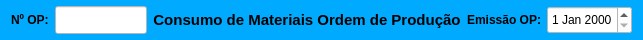
     <widget class="QWidget" name="widget_cabecalho" native="true">
      <property name="sizePolicy">
       <sizepolicy hsizetype="Preferred" vsizetype="Preferred">
        <horstretch>0</horstretch>
        <verstretch>0</verstretch>
       </sizepolicy>
      </property>
      <property name="minimumSize">
       <size>
        <width>0</width>
        <height>40</height>
       </size>
      </property>
      <property name="maximumSize">
       <size>
        <width>16777215</width>
        <height>40</height>
       </size>
      </property>
      <property name="styleSheet">
       <string notr="true">background-color: rgb(0, 170, 255);</string>
      </property>
      <layout class="QHBoxLayout" name="horizontalLayout">
       <property name="topMargin">
        <number>6</number>
       </property>
       <property name="bottomMargin">
        <number>6</number>
       </property>
       <item>
        <widget class="QLabel" name="label_3">
         <property name="sizePolicy">
          <sizepolicy hsizetype="Preferred" vsizetype="Preferred">
           <horstretch>0</horstretch>
           <verstretch>0</verstretch>
          </sizepolicy>
         </property>
         <property name="minimumSize">
          <size>
           <width>0</width>
           <height>0</height>
          </size>
         </property>
         <property name="maximumSize">
          <size>
           <width>45</width>
           <height>16777215</height>
          </size>
         </property>
         <property name="font">
          <font>
           <pointsize>9</pointsize>
           <weight>75</weight>
           <bold>true</bold>
          </font>
         </property>
         <property name="text">
          <string>Nº OP:</string>
         </property>
         <property name="alignment">
          <set>Qt::AlignLeading|Qt::AlignLeft|Qt::AlignVCenter</set>
         </property>
        </widget>
       </item>
       <item>
        <widget class="QLineEdit" name="line_Num_OP">
         <property name="sizePolicy">
          <sizepolicy hsizetype="Preferred" vsizetype="Preferred">
           <horstretch>0</horstretch>
           <verstretch>0</verstretch>
          </sizepolicy>
         </property>
         <property name="maximumSize">
          <size>
           <width>92</width>
           <height>16777215</height>
          </size>
         </property>
         <property name="font">
          <font>
           <pointsize>12</pointsize>
          </font>
         </property>
         <property name="styleSheet">
          <string notr="true">background-color: rgb(255, 255, 255);</string>
         </property>
         <property name="inputMask">
          <string/>
         </property>
         <property name="text">
          <string/>
         </property>
         <property name="frame">
          <bool>true</bool>
         </property>
         <property name="echoMode">
          <enum>QLineEdit::Normal</enum>
         </property>
         <property name="alignment">
          <set>Qt::AlignCenter</set>
         </property>
         <property name="dragEnabled">
          <bool>false</bool>
         </property>
         <property name="placeholderText">
          <string/>
         </property>
        </widget>
       </item>
       <item>
        <widget class="QLabel" name="label_13">
         <property name="sizePolicy">
          <sizepolicy hsizetype="Preferred" vsizetype="Preferred">
           <horstretch>0</horstretch>
           <verstretch>0</verstretch>
          </sizepolicy>
         </property>
         <property name="minimumSize">
          <size>
           <width>0</width>
           <height>0</height>
          </size>
         </property>
         <property name="font">
          <font>
           <pointsize>11</pointsize>
           <weight>75</weight>
           <bold>true</bold>
          </font>
         </property>
         <property name="text">
          <string>Consumo de Materiais Ordem de Produção</string>
         </property>
         <property name="alignment">
          <set>Qt::AlignCenter</set>
         </property>
        </widget>
       </item>
       <item>
        <widget class="QLabel" name="label_5">
         <property name="sizePolicy">
          <sizepolicy hsizetype="Preferred" vsizetype="Preferred">
           <horstretch>0</horstretch>
           <verstretch>0</verstretch>
          </sizepolicy>
         </property>
         <property name="minimumSize">
          <size>
           <width>0</width>
           <height>0</height>
          </size>
         </property>
         <property name="maximumSize">
          <size>
           <width>90</width>
           <height>16777215</height>
          </size>
         </property>
         <property name="font">
          <font>
           <pointsize>9</pointsize>
           <weight>75</weight>
           <bold>true</bold>
          </font>
         </property>
         <property name="text">
          <string>Emissão OP:</string>
         </property>
         <property name="alignment">
          <set>Qt::AlignRight|Qt::AlignTrailing|Qt::AlignVCenter</set>
         </property>
        </widget>
       </item>
       <item>
        <widget class="QDateEdit" name="date_Emissao">
         <property name="sizePolicy">
          <sizepolicy hsizetype="Preferred" vsizetype="Preferred">
           <horstretch>0</horstretch>
           <verstretch>0</verstretch>
          </sizepolicy>
         </property>
         <property name="maximumSize">
          <size>
           <width>85</width>
           <height>16777215</height>
          </size>
         </property>
         <property name="styleSheet">
          <string notr="true">background-color: rgb(255, 255, 255);</string>
         </property>
        </widget>
       </item>
      </layout>
     </widget>
